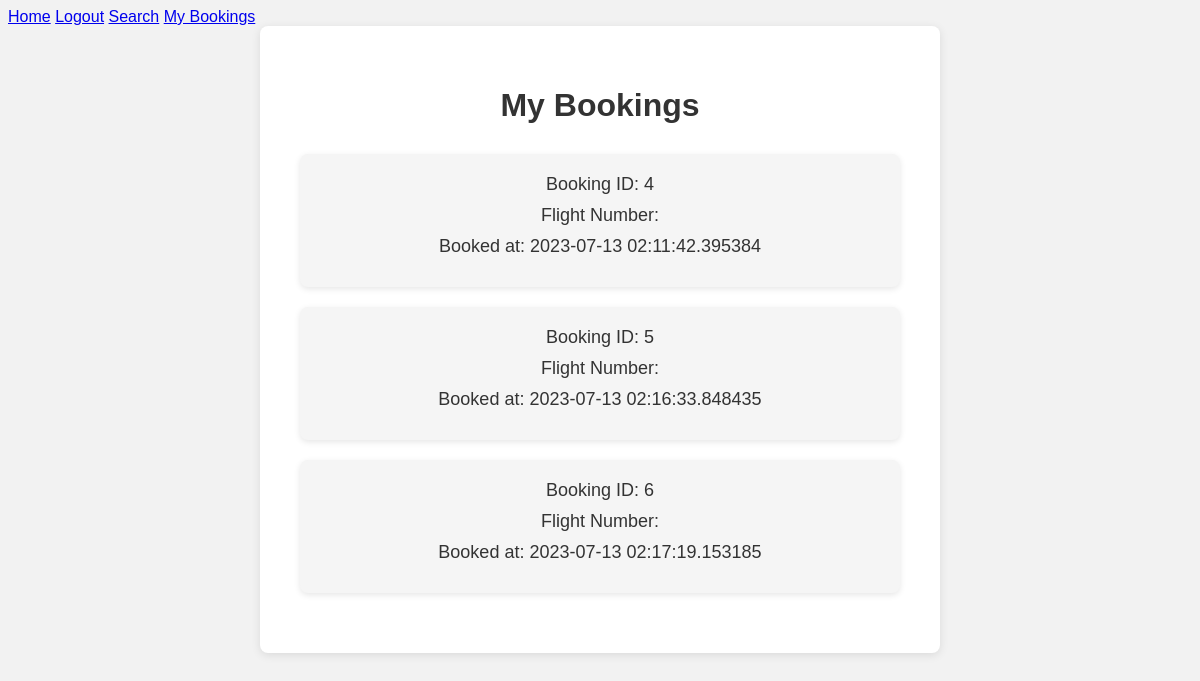
The app's page /my-bookings (signed in) with its own data.
### main.py (models this page shows)
class Booking(db.Model):
    id = db.Column(db.Integer, primary_key=True)
    user_id = db.Column(db.Integer, db.ForeignKey('user.id'), nullable=False)
    flight_id = db.Column(db.Integer, db.ForeignKey('flight.id'), nullable=False)
    booked_at = db.Column(db.DateTime, nullable=False)

### main.py (the view)
@app.route('/my-bookings')
@login_required
def my_bookings():
    bookings = Booking.query.filter_by(user_id=current_user.id).all()
    return render_template('my_bookings.html', bookings=bookings)

### main.py (called while the page is built)
@login_manager.user_loader
def load_user(user_id):
    return User.query.get(int(user_id))

### templates/my_bookings.html (shortened to what this page needs)
{% extends 'layout.html' %}
{% block content %}
<div class="container">
    <h1>My Bookings</h1>
    <ul>
        {% for booking in bookings %}
            <li>
                <div class="booking-info">Booking ID: {{ booking.id }}</div>
                <div class="booking-info">Flight Number: {{ booking.flight_number }}</div>
                <div class="booking-info">Booked at: {{ booking.booked_at }}</div>
            </li>
        {% endfor %}
    </ul>
</div>
{% endblock %}

### templates/my_bookings.html (style rules this page uses)
body { background-color: #f2f2f2; font-family: Arial, sans-serif; }
.container { max-width: 600px; margin: 0 auto; padding: 40px; background-color: #fff; border-radius: 8px; box-shadow: 0 2px 10px rgba(0, 0, 0, 0.1); text-align: center; }
h1 { color: #333; font-size: 32px; font-weight: bold; margin-bottom: 30px; }
ul { list-style-type: none; padding: 0; margin: 0; }
li { margin-bottom: 20px; background-color: #f5f5f5; padding: 20px; border-radius: 8px; box-shadow: 0 2px 6px rgba(0, 0, 0, 0.1); }
.booking-info { font-size: 18px; color: #333; margin-bottom: 10px; }

### records on screen
Booking: id "4", booked_at "2023-07-13 02:11:42.395384"
Booking: id "5", booked_at "2023-07-13 02:16:33.848435"
Booking: id "6", booked_at "2023-07-13 02:17:19.153185"
